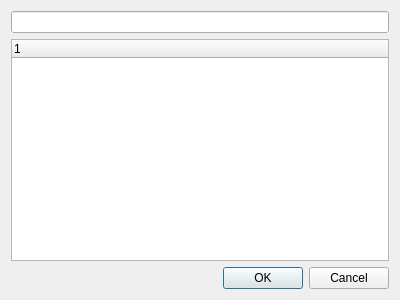
<?xml version="1.0" encoding="UTF-8"?>
<ui version="4.0">
 <class>BLAPerehvatDialog</class>
 <widget class="QDialog" name="BLAPerehvatDialog">
  <property name="geometry">
   <rect>
    <x>0</x>
    <y>0</y>
    <width>400</width>
    <height>300</height>
   </rect>
  </property>
  <property name="windowTitle">
   <string>Dialog</string>
  </property>
  <layout class="QVBoxLayout" name="verticalLayout">
   <item>
    <widget class="QLineEdit" name="blaLE"/>
   </item>
   <item>
    <widget class="QTreeWidget" name="bplaTreeWidget">
     <column>
      <property name="text">
       <string notr="true">1</string>
      </property>
     </column>
    </widget>
   </item>
   <item>
    <widget class="QDialogButtonBox" name="buttonBox">
     <property name="orientation">
      <enum>Qt::Horizontal</enum>
     </property>
     <property name="standardButtons">
      <set>QDialogButtonBox::Cancel|QDialogButtonBox::Ok</set>
     </property>
    </widget>
   </item>
  </layout>
 </widget>
 <resources/>
 <connections>
  <connection>
   <sender>buttonBox</sender>
   <signal>accepted()</signal>
   <receiver>BLAPerehvatDialog</receiver>
   <slot>accept()</slot>
   <hints>
    <hint type="sourcelabel">
     <x>248</x>
     <y>254</y>
    </hint>
    <hint type="destinationlabel">
     <x>157</x>
     <y>274</y>
    </hint>
   </hints>
  </connection>
  <connection>
   <sender>buttonBox</sender>
   <signal>rejected()</signal>
   <receiver>BLAPerehvatDialog</receiver>
   <slot>reject()</slot>
   <hints>
    <hint type="sourcelabel">
     <x>316</x>
     <y>260</y>
    </hint>
    <hint type="destinationlabel">
     <x>286</x>
     <y>274</y>
    </hint>
   </hints>
  </connection>
 </connections>
</ui>
